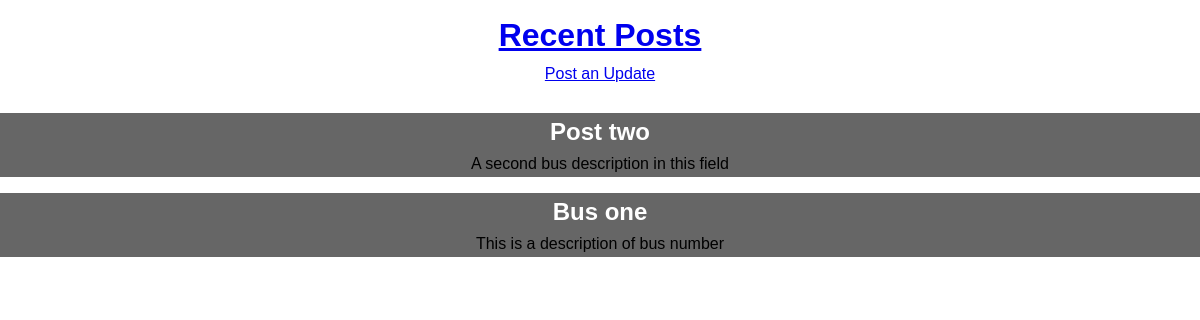
Before: / with the older database file.
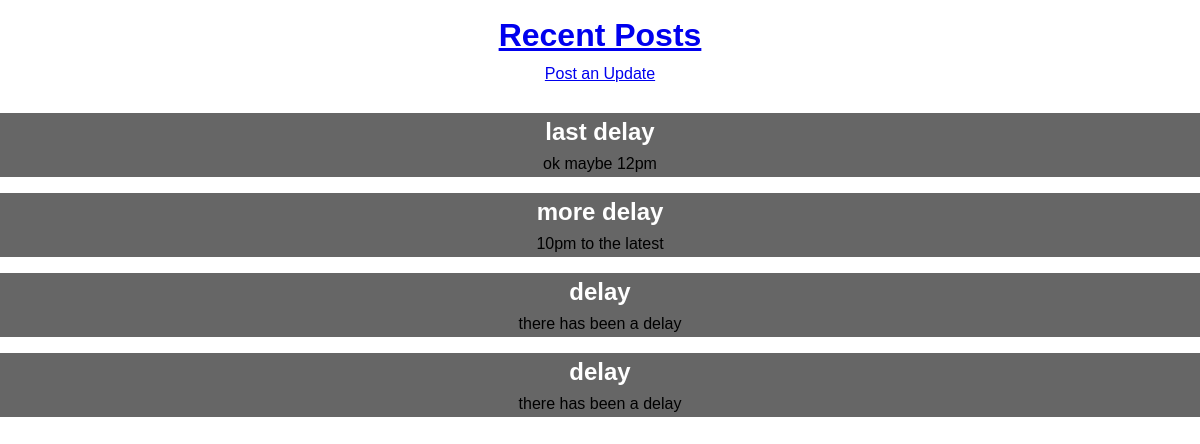
After: the same page with the newer database file.
### blog/models.py (models this page shows, shortened)
class Post(models.Model):
    title = models.CharField(max_length=150)
    author = models.ForeignKey(
            'auth.User',
            on_delete=models.CASCADE,
    )
    body = models.TextField()

### blog/views.py (the view)
# urls.py: path('', BlogListView.as_view(), name='home'),
class BlogListView(ListView):
    model = Post
    template_name = 'home.html'

### templates/home.html
{% extends 'base.html' %}
{% block content %}
<nav>
    <ul>
        {% for post in object_list %}
            <li class="post-entry">
                <h2><a href="{% url 'post_detail' post.pk %}">{{ post.title }}</a></h2>
                <p>{{ post.body }}</p>
            </li>
        {% endfor %}
    </ul>
</nav>
{% endblock content %}

### templates/base.html (shortened to what this page needs)
{% load static %}
<html lang="en">
<head>
    <link rel="stylesheet" href="{% static 'css/base.css' %}">
</head>
<body>
    <header>
        <h1><a href="{% url 'home' %}">Recent Posts</a></h1>
        <div class="nav-right"><a href="{% url 'post_new' %}">Post an Update</a></div>
    </header>
    <div class="content">
        {% block content %}
        {% endblock content %}
    </div>
</body>
</html>

### static/css/base.css (style rules this page uses)
* { margin: 0; padding: 0; }
body { font-family: 'Arial', sans-serif; line-height: 1.6; background-image: url('https://news-tunisia.tunisienumerique.com/wp-content/uploads/2022/09/2-138.jpg'); background-position: center; background-size: cover; background-repeat: no-repeat; }
header { background-color: rgba(255, 255, 255, 0.3); color: #fff; padding: 10px; text-align: center; }
nav { margin-top: 1rem; text-align: center; }
nav ul { list-style: none; padding: 0; margin: 0; display: flex; flex-direction: column-reverse; row-gap: 1rem; }
nav li { display: inline; margin-right: 10px; background-color: #666; width: 100%; }
nav a { color: #fff; text-decoration: none; font-weight: bold; }

Changed rows visible on the page:
removed Post: title "Bus one", body "This is a description of bus number"
removed Post: title "Post two", body "A second bus description in this field"
added Post: title "delay", body "there has been a delay"
added Post: title "delay", body "there has been a delay"
added Post: title "more delay", body "10pm to the latest"
added Post: title "last delay", body "ok maybe 12pm"
